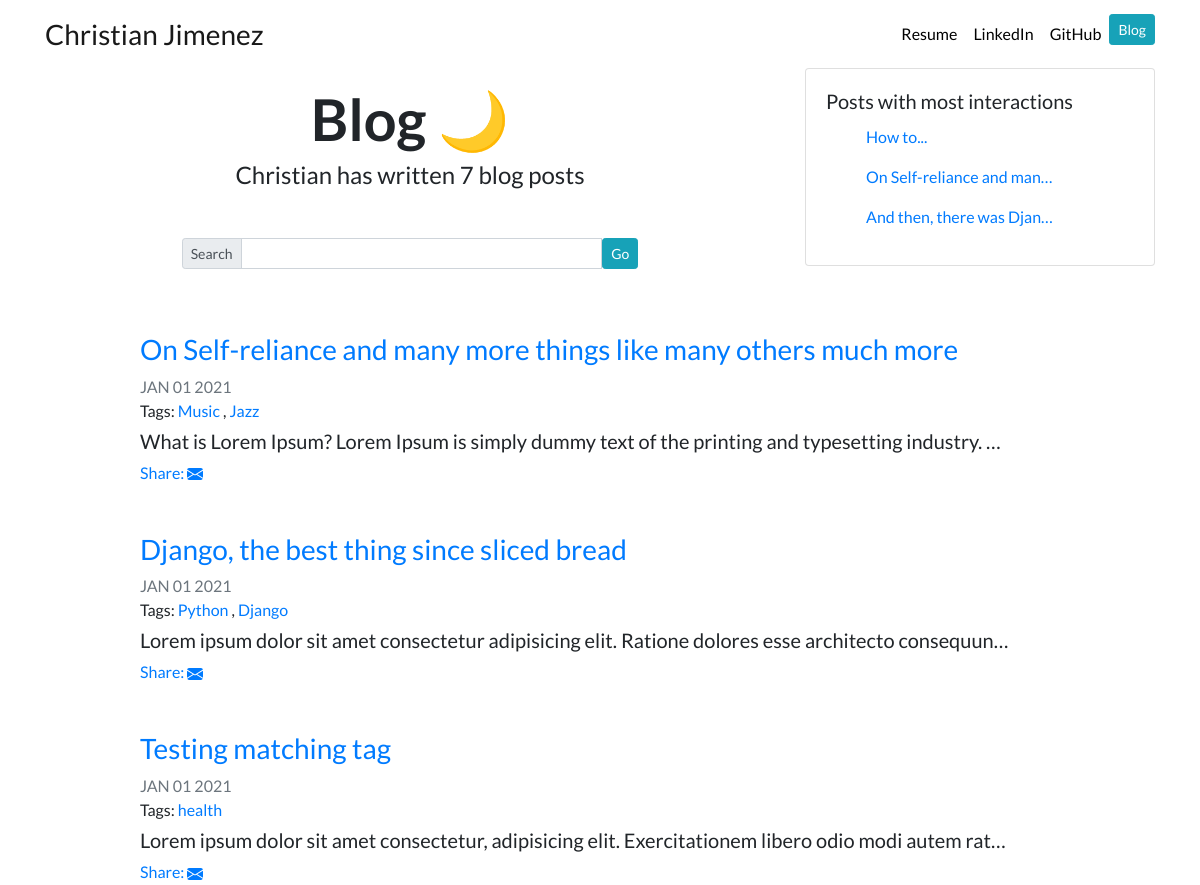
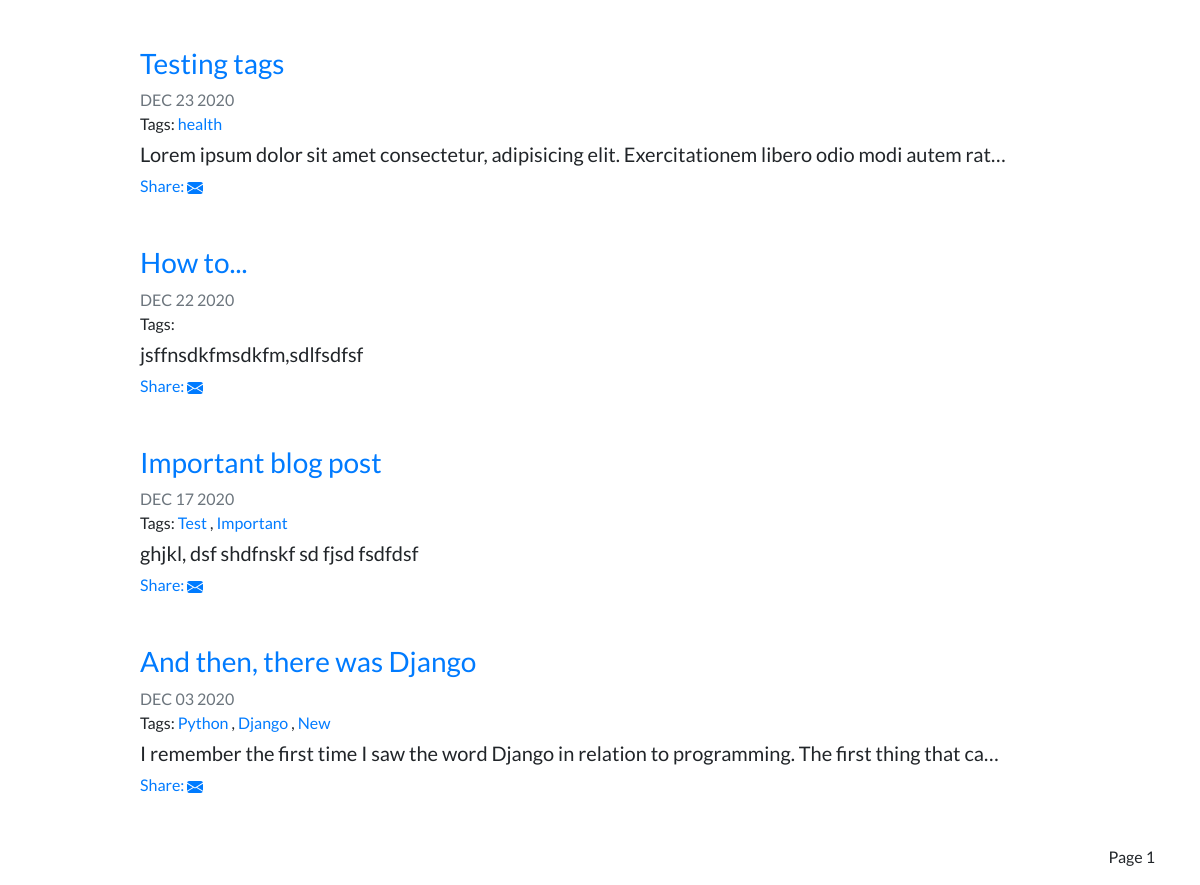
The page /blog/ on the database as committed earlier (2 pictures, top to bottom).
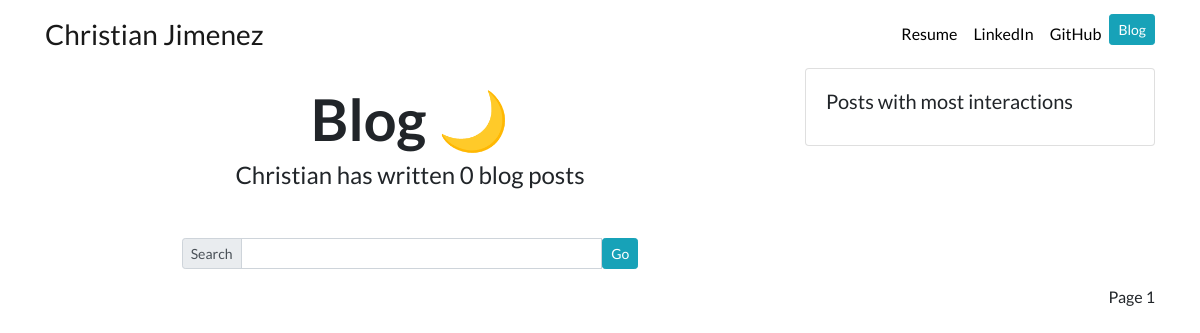
The same page on the database as committed later.
### blog/models.py (models this page shows, shortened)
class Blog(models.Model):
    title = models.CharField(max_length = 200)
    description = models.TextField()
    date = models.DateField()
    image = models.ImageField(upload_to = 'blog/images/', blank = True)
    url = models.URLField(blank = True)
    tags = TaggableManager()

### blog/views.py (the view)
# urls.py: path('', views.all_blogs, name = 'all_blogs'),
def all_blogs(request, tag_slug=None):
    blogs = Blog.objects.order_by('-date')
    tag = None
    if tag_slug:
        tag = get_object_or_404(Tag, slug=tag_slug)
        blogs = blogs.filter(tags__in=[tag])
    paginator = Paginator(blogs, 10) # Number of blogs per page
    page_num = request.GET.get('page')
    page = paginator.get_page(page_num)
    return render(request, 'blog/all_blogs.html', { 'page': page,
                                                    'count': paginator.count,
                                                    'tag': tag
    })

### blog/templatetags/blog_tags.py (called while the page is built)
@register.simple_tag
def get_most_commented_posts(count = 3):
    return Blog.objects.annotate(
        total_comments = Count('comments')
    ).order_by('-total_comments')[:count]

### blog/templates/blog/all_blogs.html (shortened to what this page needs)
{% extends "portfolio/base.html" %}
{% load blog_tags %}
{% load static %}
{% block content %}
<div class="row">
  <div class="col-md-8">
      <h1 id="blogtitle" class="font-weight-bold text-center mt-3"> Blog 🌙 </h1>
      <h3 id="numbertitle" class="text-center mb-5">Christian has written {{ count }} blog post{{ count|pluralize }}</h3>
      <form action="{% url 'blog:search' %}" method="GET">
        <div class="container col-8">
          <div class="input-group input-group-sm mb-3">
            <div class="input-group-prepend">
              <span class="input-group-text">Search</span>
            </div>
          <input name="search" class="form-control" aria-label="Small" aria-describedby="inputGroup-sizing-sm">
          <button type="submit" class="btn btn-info btn-sm">Go</button>
          </div>
        </div>
      </form>
  </div>
  <div class="col-md-4 col-sm">
    {% get_most_commented_posts as most_commented_posts %}
    <div class="card" >
      <div class="card-body">
        <h5 class="card-title">Posts with most interactions</h5>
        {% for post in most_commented_posts %}
        <ul>
          <a href="{{ post.id }}" class="card-link">{{ post.title|truncatechars:25 }}</a>
        </ul>
        {% endfor %}
      </div>
    </div>
  </div>
</div>
{% for blog in page.object_list %}
<div class="row justify-content-center my-5">
  <div class="col-md-10">
    <a href="{% url 'blog:detail' blog.id %}">
      <h3>{{ blog.title }}</h3>
    </a>
    <p style="margin-top: -6x; margin-bottom: -0px;" class="text-muted">{{ blog.date|date:'M d Y'|upper }}</p>
    <p>
      Tags:
      {% for tag in blog.tags.all %}
        <a href="{% url 'blog:blog_list_by_tag' tag.slug %}">
          {{ tag.name }}
        </a>
        {% if not forloop.last %}, {% endif %}
      {% endfor %}
    </p>
      <h5 style="margin-top: -10px">{{ blog.description|striptags|truncatechars:100 }}</h5>
    <a href="{% url 'blog:post_share' blog.id %}">Share: </a>
  </div>
</div>
{% endfor %}
  <p class="text-right">Page {{ page.number }}</p>
{% endblock %}

Rows that differ between the two databases and show on the page:
removed Blog: title "How to...", date "DEC 22 2020", description "jsffnsdkfmsdkfm,sdlfsdfsf"
removed Blog: title "On Self-reliance and man…", title "On Self-reliance and many more things like many others much more", date "JAN 01 2021", description "What is Lorem Ipsum? Lorem Ipsum is simply dummy text of the printing and typesetting industry. …"
removed Blog: title "And then, there was Djan…", title "And then, there was Django", date "DEC 03 2020", description "I remember the first time I saw the word Django in relation to programming. The first thing that ca…"
removed Tag: name "Music", shown under "On Self-reliance and many more things like many others much more"
removed Tag: name "Jazz", shown under "On Self-reliance and many more things like many others much more"
removed Blog: title "Django, the best thing since sliced bread", date "JAN 01 2021", description "Lorem ipsum dolor sit amet consectetur adipisicing elit. Ratione dolores esse architecto consequun…"
removed Tag: name "Python"
removed Tag: name "Django"
removed Blog: title "Testing matching tag", date "JAN 01 2021", description "Lorem ipsum dolor sit amet consectetur, adipisicing elit. Exercitationem libero odio modi autem rat…"
removed Tag: name "health"
removed Blog: title "Testing tags", date "DEC 23 2020", description "Lorem ipsum dolor sit amet consectetur, adipisicing elit. Exercitationem libero odio modi autem rat…"
removed Blog: title "Important blog post", date "DEC 17 2020", description "ghjkl, dsf shdfnskf sd fjsd fsdfdsf"
removed Tag: name "Test", shown under "Important blog post"
removed Tag: name "Important", shown under "Important blog post"
removed Tag: name "New", shown under "And then, there was Django"
Other text that changed with them:
{{ count }}: "7" → "0"
